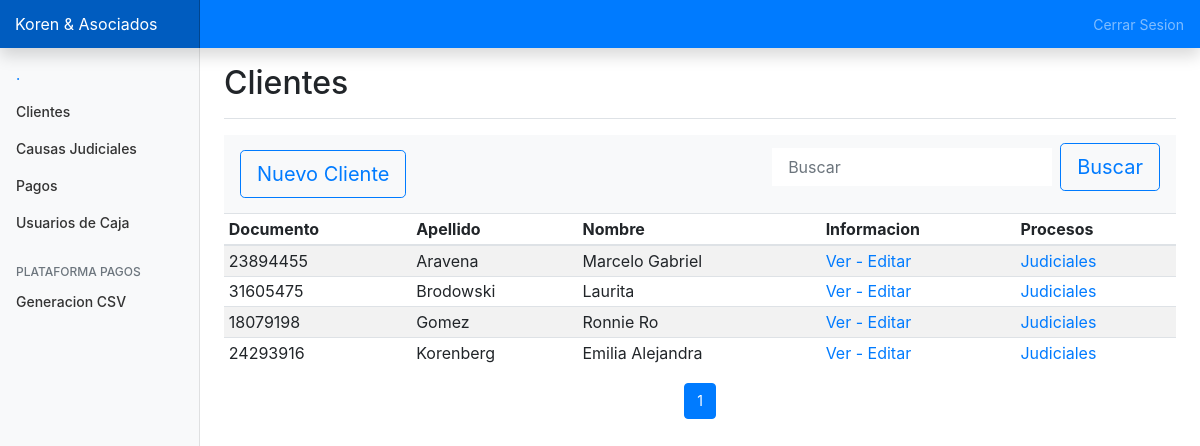
/website/paneladmin.php, run on the app's committed database.
### tables this page shows
CREATE TABLE personas(
   usuario varchar(12) PRIMARY KEY,
   apellido varchar (50),
   nombre   varchar(100),
   sexo   varchar(20),
   fechanacimiento varchar(25),
   estadocivil  varchar(20),
   direccion  varchar(50),
   localidad  varchar(50),
   provincia varchar(50),
   codigopostal varchar(10),
   nacionalidad varchar(50),
   telefono varchar(100),
   email  varchar(50),  
   fallecido varchar(25)
);

### website/paneladmin.php (the view, shortened to what this page needs)
<?php
  require 'scripts/funciones.php';
?>
<html lang="es">
  <head>
<link href="css/bootstrap.min.css" rel="stylesheet">
<link rel="stylesheet" href="https://stackpath.bootstrapcdn.com/bootstrap/4.3.1/css/bootstrap.min.css">
    <link href="css/dashboard.css" rel="stylesheet">
  </head>
  <body>
<div class="container-fluid">
  <div class="row">
    <main role="main" class="col-md-9 ml-sm-auto col-lg-10 px-4">
      <div class="d-flex justify-content-between flex-wrap flex-md-nowrap align-items-center pt-3 pb-2 mb-3 border-bottom">
        <h1 class="h2">Clientes</h1>
      </div>
<nav class="navbar navbar-light bg-light">
        <a href="registro.php"><button type="button" class="btn btn-lg btn-outline-primary" >Nuevo Cliente</button></a>
  <form action="buscarusuario.php" method="get" class="form-inline">
    <input class="form-control mr-sm-2" type="search" name="busqueda" placeholder="Buscar" id="busqueda" aria-label="Buscar">
    <button class="btn btn-lg btn-outline-primary" type="submit">Buscar</button>
  </form>
</nav>
<?php
             $consulta = "SELECT COUNT(*) as totalregistros FROM `personas` ";
             $totalregiste = mysqli_query($conexion, $consulta);
             $totalregister = mysqli_fetch_array($totalregiste);
             $totalregistros= $totalregister['totalregistros'];
             $porpagina=25;
             if(empty($_GET['pagina']))
             {
              $pagina= 1;
              }else {
              $pagina = $_GET['pagina'];
              }
              $desde = ($pagina - 1) * $porpagina;
              $totalpaginas = ceil($totalregistros / $porpagina);
              $startloop = $pagina;
              $endloop = $startloop + 4;
              if($endloop>$totalpaginas){
                $endloop=$totalpaginas;
              }
              $consulta = "SELECT * FROM personas ORDER BY apellido ASC LIMIT $desde,$porpagina";
              $query = mysqli_query($conexion, $consulta);
              $usuarios = mysqli_fetch_all($query);
       ?>
      <div class="table-responsive">
        <table class="table table-striped table-sm">
          <thead>
            <tr>
              <th>Documento</th>
              <th>Apellido</th>
              <th>Nombre</th>
              <th>Informacion</th>
              <th>Procesos</th>
            </tr>
          </thead>
          <tbody>
            <?php    foreach ($usuarios as $usuario):   ?>
                <tr>
                  <td><?php echo $usuario[0]   ?></td>
                   <td><?php echo utf8_encode($usuario[1]) ?></td>
                   <td><?php echo utf8_encode($usuario[2]) ?></td>
                   <td><a href="datos.php?usuario=<?php echo $usuario[0] ?>">
                               Ver - Editar</a></td>
                   <td><a href="judiciales.php?usuario=<?php echo $usuario[0] ?>">
                               Judiciales</a></td>
                </tr>
            <?php endforeach;   ?>
          </tbody>
        </table>
          <nav>
          <ul class="pagination justify-content-center">
          <?php
            for($i=$startloop;$i <= $endloop;$i++){
                if ($i==$pagina){
                    echo '<li class="page-item active"><a class="page-link">'.$i.' </a></li>';
                  }else{
                echo '<li class="page-item"><a href="?pagina='.$i.'" class="page-link">'.$i.' </a></li>';
                  }
              }
            ?>
          </ul>
          </nav>
      </div>
    </main>
  </div>
</div>
        <script src="js/dashboard.js"></script></body>
</html>

### website/css/dashboard.css (style rules this page uses)
body { font-size: .875rem; }
.sidebar { position: fixed; top: 0; bottom: 0; left: 0; z-index: 100; padding: 48px 0 0; box-shadow: inset -1px 0 0 rgba(0, 0, 0, .1); }
.sidebar-sticky { position: relative; top: 0; height: calc(100vh - 48px); padding-top: .5rem; overflow-x: hidden; overflow-y: auto; }
.sidebar .nav-link { font-weight: 500; color: #333; }
.sidebar .nav-link.active { color: #007bff; }
.sidebar-heading { font-size: .75rem; text-transform: uppercase; }
[role="main"] { padding-top: 133px; }
@media (min-width: 768px) { [role="main"] { padding-top: 48px; } }
.navbar-brand { padding-top: .75rem; padding-bottom: .75rem; font-size: 1rem; background-color: rgba(0, 0, 0, .25); box-shadow: inset -1px 0 0 rgba(0, 0, 0, .25); }
.navbar .form-control { padding: .75rem 1rem; border-width: 0; border-radius: 0; }

### data on the page
personas: usuario "23894455", apellido "Aravena", nombre "Marcelo Gabriel"
personas: usuario "31605475", apellido "Brodowski", nombre "Laurita"
personas: usuario "18079198", apellido "Gomez", nombre "Ronnie Ro"
personas: usuario "24293916", apellido "Korenberg", nombre "Emilia Alejandra"
